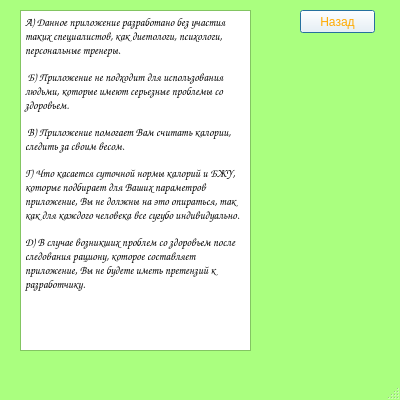
<?xml version="1.0" encoding="UTF-8"?>
<ui version="4.0">
 <class>AgreementWindow</class>
 <widget class="QMainWindow" name="AgreementWindow">
  <property name="geometry">
   <rect>
    <x>0</x>
    <y>0</y>
    <width>400</width>
    <height>400</height>
   </rect>
  </property>
  <property name="palette">
   <palette>
    <active>
     <colorrole role="WindowText">
      <brush brushstyle="SolidPattern">
       <color alpha="255">
        <red>0</red>
        <green>0</green>
        <blue>0</blue>
       </color>
      </brush>
     </colorrole>
     <colorrole role="Button">
      <brush brushstyle="SolidPattern">
       <color alpha="255">
        <red>255</red>
        <green>255</green>
        <blue>255</blue>
       </color>
      </brush>
     </colorrole>
     <colorrole role="Dark">
      <brush brushstyle="SolidPattern">
       <color alpha="255">
        <red>170</red>
        <green>255</green>
        <blue>127</blue>
       </color>
      </brush>
     </colorrole>
     <colorrole role="Text">
      <brush brushstyle="SolidPattern">
       <color alpha="255">
        <red>0</red>
        <green>0</green>
        <blue>0</blue>
       </color>
      </brush>
     </colorrole>
     <colorrole role="ButtonText">
      <brush brushstyle="SolidPattern">
       <color alpha="255">
        <red>255</red>
        <green>170</green>
        <blue>0</blue>
       </color>
      </brush>
     </colorrole>
     <colorrole role="Base">
      <brush brushstyle="SolidPattern">
       <color alpha="255">
        <red>255</red>
        <green>255</green>
        <blue>255</blue>
       </color>
      </brush>
     </colorrole>
     <colorrole role="Window">
      <brush brushstyle="SolidPattern">
       <color alpha="255">
        <red>170</red>
        <green>255</green>
        <blue>127</blue>
       </color>
      </brush>
     </colorrole>
    </active>
    <inactive>
     <colorrole role="WindowText">
      <brush brushstyle="SolidPattern">
       <color alpha="255">
        <red>0</red>
        <green>0</green>
        <blue>0</blue>
       </color>
      </brush>
     </colorrole>
     <colorrole role="Button">
      <brush brushstyle="SolidPattern">
       <color alpha="255">
        <red>255</red>
        <green>255</green>
        <blue>255</blue>
       </color>
      </brush>
     </colorrole>
     <colorrole role="Dark">
      <brush brushstyle="SolidPattern">
       <color alpha="255">
        <red>170</red>
        <green>255</green>
        <blue>127</blue>
       </color>
      </brush>
     </colorrole>
     <colorrole role="Text">
      <brush brushstyle="SolidPattern">
       <color alpha="255">
        <red>0</red>
        <green>0</green>
        <blue>0</blue>
       </color>
      </brush>
     </colorrole>
     <colorrole role="ButtonText">
      <brush brushstyle="SolidPattern">
       <color alpha="255">
        <red>255</red>
        <green>170</green>
        <blue>0</blue>
       </color>
      </brush>
     </colorrole>
     <colorrole role="Base">
      <brush brushstyle="SolidPattern">
       <color alpha="255">
        <red>255</red>
        <green>255</green>
        <blue>255</blue>
       </color>
      </brush>
     </colorrole>
     <colorrole role="Window">
      <brush brushstyle="SolidPattern">
       <color alpha="255">
        <red>170</red>
        <green>255</green>
        <blue>127</blue>
       </color>
      </brush>
     </colorrole>
    </inactive>
    <disabled>
     <colorrole role="WindowText">
      <brush brushstyle="SolidPattern">
       <color alpha="255">
        <red>170</red>
        <green>255</green>
        <blue>127</blue>
       </color>
      </brush>
     </colorrole>
     <colorrole role="Button">
      <brush brushstyle="SolidPattern">
       <color alpha="255">
        <red>255</red>
        <green>255</green>
        <blue>255</blue>
       </color>
      </brush>
     </colorrole>
     <colorrole role="Dark">
      <brush brushstyle="SolidPattern">
       <color alpha="255">
        <red>170</red>
        <green>255</green>
        <blue>127</blue>
       </color>
      </brush>
     </colorrole>
     <colorrole role="Text">
      <brush brushstyle="SolidPattern">
       <color alpha="255">
        <red>170</red>
        <green>255</green>
        <blue>127</blue>
       </color>
      </brush>
     </colorrole>
     <colorrole role="ButtonText">
      <brush brushstyle="SolidPattern">
       <color alpha="255">
        <red>170</red>
        <green>255</green>
        <blue>127</blue>
       </color>
      </brush>
     </colorrole>
     <colorrole role="Base">
      <brush brushstyle="SolidPattern">
       <color alpha="255">
        <red>170</red>
        <green>255</green>
        <blue>127</blue>
       </color>
      </brush>
     </colorrole>
     <colorrole role="Window">
      <brush brushstyle="SolidPattern">
       <color alpha="255">
        <red>170</red>
        <green>255</green>
        <blue>127</blue>
       </color>
      </brush>
     </colorrole>
    </disabled>
   </palette>
  </property>
  <property name="cursor">
   <cursorShape>UpArrowCursor</cursorShape>
  </property>
  <property name="windowTitle">
   <string>СЧЕТЧИК КАЛОРИЙ</string>
  </property>
  <property name="windowIcon">
   <iconset>
    <normaloff>images/carrotico.ico</normaloff>images/carrotico.ico</iconset>
  </property>
  <widget class="QWidget" name="centralwidget">
   <widget class="QTextEdit" name="agreementtextEdit">
    <property name="geometry">
     <rect>
      <x>20</x>
      <y>10</y>
      <width>231</width>
      <height>341</height>
     </rect>
    </property>
    <property name="palette">
     <palette>
      <active>
       <colorrole role="Text">
        <brush brushstyle="SolidPattern">
         <color alpha="255">
          <red>0</red>
          <green>0</green>
          <blue>0</blue>
         </color>
        </brush>
       </colorrole>
      </active>
      <inactive>
       <colorrole role="Text">
        <brush brushstyle="SolidPattern">
         <color alpha="255">
          <red>0</red>
          <green>0</green>
          <blue>0</blue>
         </color>
        </brush>
       </colorrole>
      </inactive>
      <disabled>
       <colorrole role="Text">
        <brush brushstyle="SolidPattern">
         <color alpha="255">
          <red>170</red>
          <green>255</green>
          <blue>127</blue>
         </color>
        </brush>
       </colorrole>
      </disabled>
     </palette>
    </property>
    <property name="font">
     <font>
      <family>Comic Sans MS</family>
      <weight>50</weight>
      <bold>false</bold>
     </font>
    </property>
    <property name="cursor" stdset="0">
     <cursorShape>UpArrowCursor</cursorShape>
    </property>
    <property name="html">
     <string>&lt;!DOCTYPE HTML PUBLIC &quot;-//W3C//DTD HTML 4.0//EN&quot; &quot;http://www.w3.org/TR/REC-html40/strict.dtd&quot;&gt;
&lt;html&gt;&lt;head&gt;&lt;meta name=&quot;qrichtext&quot; content=&quot;1&quot; /&gt;&lt;style type=&quot;text/css&quot;&gt;
p, li { white-space: pre-wrap; }
&lt;/style&gt;&lt;/head&gt;&lt;body style=&quot; font-family:'Comic Sans MS'; font-size:8.25pt; font-weight:400; font-style:normal;&quot;&gt;
&lt;p style=&quot; margin-top:12px; margin-bottom:12px; margin-left:0px; margin-right:0px; -qt-block-indent:0; text-indent:0px;&quot;&gt;&lt;span style=&quot; font-family:'Times New Roman'; font-size:8pt; color:#000000;&quot;&gt;А) Данное приложение разработано без участия таких специалистов, как диетологи, психологи, персональные тренеры.&lt;/span&gt;&lt;/p&gt;
&lt;p style=&quot; margin-top:12px; margin-bottom:12px; margin-left:0px; margin-right:0px; -qt-block-indent:0; text-indent:0px;&quot;&gt;&lt;span style=&quot; font-family:'Times New Roman'; font-size:8pt; color:#000000;&quot;&gt; Б) Приложение не подходит для использования людьми, которые имеют серьезные проблемы со здоровьем.&lt;/span&gt;&lt;/p&gt;
&lt;p style=&quot; margin-top:12px; margin-bottom:12px; margin-left:0px; margin-right:0px; -qt-block-indent:0; text-indent:0px;&quot;&gt;&lt;span style=&quot; font-family:'Times New Roman'; font-size:8pt; color:#000000;&quot;&gt; В) Приложение помогает Вам считать калории, следить за своим весом.&lt;/span&gt;&lt;/p&gt;
&lt;p style=&quot; margin-top:12px; margin-bottom:12px; margin-left:0px; margin-right:0px; -qt-block-indent:0; text-indent:0px;&quot;&gt;&lt;span style=&quot; font-family:'Times New Roman'; font-size:8pt; color:#000000;&quot;&gt;Г) Что касается суточной нормы калорий и БЖУ, которые подбирает для Ваших параметров приложение, Вы не должны на это опираться, так как для каждого человека все сугубо индивидуально.&lt;/span&gt;&lt;/p&gt;
&lt;p style=&quot; margin-top:12px; margin-bottom:12px; margin-left:0px; margin-right:0px; -qt-block-indent:0; text-indent:0px;&quot;&gt;&lt;span style=&quot; font-family:'Times New Roman'; font-size:8pt; color:#000000;&quot;&gt;Д) В случае возникших проблем со здоровьем после следования рациону, которое составляет приложение, Вы не будете иметь претензий к разработчику.&lt;/span&gt;&lt;/p&gt;&lt;/body&gt;&lt;/html&gt;</string>
    </property>
    <property name="placeholderText">
     <string>А) Данное приложение разработано без участия таких специалистов, как диетологи, психологи, персональные тренеры. Б) Приложение не подходит для использования людьми, которые имеют серьезные проблемы со здоровьем. В) Приложение помогает Вам считать калории, следить за своим весом.  Г) Вам не обязательно следовать рациону, которое предлагает приложение, тем более, если на некоторые продукты из списка у Вас аллергия.  Д) Что касается суточной нормы калорий и БЖУ, которые подбирает для Ваших параметров приложение, Вы не должны на это опираться, так как для каждого человека все сугубо индивидуально.  Е) В случае возникших проблем со здоровьем после следования рациону, которое составляет приложение, Вы не будете иметь претензий к разработчику.</string>
    </property>
   </widget>
   <widget class="QPushButton" name="returncheckin">
    <property name="geometry">
     <rect>
      <x>300</x>
      <y>10</y>
      <width>75</width>
      <height>23</height>
     </rect>
    </property>
    <property name="text">
     <string>Назад</string>
    </property>
    <property name="default">
     <bool>true</bool>
    </property>
   </widget>
  </widget>
  <widget class="QMenuBar" name="menubar">
   <property name="geometry">
    <rect>
     <x>0</x>
     <y>0</y>
     <width>400</width>
     <height>21</height>
    </rect>
   </property>
  </widget>
  <widget class="QStatusBar" name="statusbar"/>
 </widget>
 <resources/>
 <connections/>
</ui>
